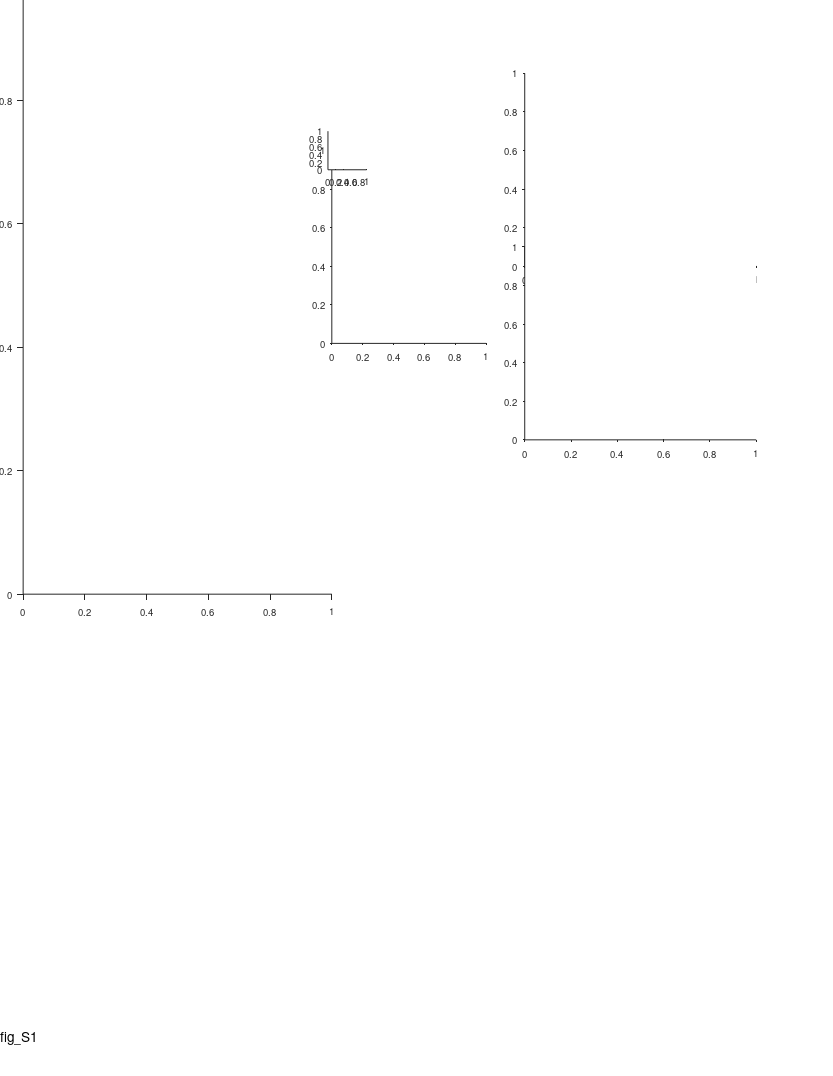

MATLAB code for this plot: (Note: this script raises an error after producing the figure.)
%% Large Scale - fig. supp - functional anatomy

%%
clear 
clc

%% define output files
res_dir = 'L:\paper_figures';
mkdir(res_dir)
fig_name_str = 'fig_S1';
fig_caption_str = 'Functional anatomy';
log_name_str = [fig_name_str '_log_file' '.txt'];
log_name_str = strrep(log_name_str , ':', '-');
log_name_str = strrep(log_name_str , ' ', '_');
log_name_out = fullfile(res_dir, log_name_str);

%% open log file
diary off
diary(log_name_out)
diary on
disp('Log file');
disp(['created: ', datestr(clock)]);
disp('======================================================');
disp([fig_name_str ':' fig_caption_str]);
disp('======================================================');
disp('');

%% create figure
% =========================================================================
% figure_size_cm = [21.0 29.7]; % ~A4
figure_size_cm = [21.6 27.9]; % ~US letter
figure ;
% Some WYSIWYG options:
set(gcf,'DefaultAxesFontSize',7);
set(gcf,'DefaultAxesFontName','helvetica');
set(gcf,'DefaultAxesUnits','centimeters');
set(gcf,'PaperType','usletter')
% set(gcf,'PaperType','<custom>');
set(gcf,'PaperUnits','centimeters','PaperPosition',[0 0 figure_size_cm]);
set(gcf,'PaperOrientation','portrait');
set(gcf,'Units','centimeters','Position',get(gcf,'paperPosition')+[0 0 0 0]); % position on screen...
set(gcf, 'Renderer', 'painters');
set(groot, 'defaultAxesTickDir', 'out');
set(groot,  'defaultAxesTickDirMode', 'manual');
annotation('textbox', [0.5 1 0 0], 'String',fig_name_str, 'HorizontalAlignment','center','Interpreter','none', 'FitBoxToText','on');
pause(0.2); % workaround to solve matlab automatically changing the axes positions...

% create panels
panel_CDE_size = [4.5 3];
panel_A(1) = axes('position', [ 0.6 12.5 8 16]);
panel_B(1) = axes('position', [ 8.6 19 4 5]);
panel_B(2) = axes('position', [13.6 21 6 5]);
panel_B(3) = axes('position', [13.6 16.5 6 5]);
% panel_C(1) = axes('position', [3 12   panel_CDE_size]);
% panel_C(2) = axes('position', [9 12   panel_CDE_size]);
% panel_D(1) = axes('position', [3  7.5 panel_CDE_size]);
% panel_D(2) = axes('position', [9  7.5 panel_CDE_size]);
% panel_E(1) = axes('position', [3  3   panel_CDE_size]);
% panel_E(2) = axes('position', [9  3   panel_CDE_size]);
panel_legend = axes('position', [8.5 23.5 1 1]);


%% prepare 3D data for panel A
load('L:\TTs_position\plot_3D_surf_CA1\atlas_coordinates_Tamir_Nov2019.mat')
load('L:\TTs_position\plot_3D_surf_CA1\CA1_3D_struct.mat')

X = CA1_3D_struct.x;
Y = CA1_3D_struct.y;
Z = CA1_3D_struct.z;

TT_x = [atlas_coordinates_Tamir(:).rel_AP_position]/1000; %mm
TT_y = [atlas_coordinates_Tamir(:).ML_position]/1000;
TT_z = -[atlas_coordinates_Tamir(:).DV_position]/1000;

TT_xyz = [TT_x' TT_y' TT_z'];
ALL_fitted_points = [X(:) Y(:) Z(:)];

TT_xyz_tensor = repmat(TT_xyz,1,1,length(ALL_fitted_points(:,1)));
TT_xyz_tensor = shiftdim(TT_xyz_tensor,1); %3xNxN_tt

fitted_tensor = repmat(ALL_fitted_points',1,1,length(TT_x)); %3xNxN_tt

%find closest point on fitted_tensor surface to each of the TTs positions:
norma_TT_to_curve_XY = shiftdim(sqrt(sum((fitted_tensor - TT_xyz_tensor).^2,1))); %NxN_tt
[~, ind] = min(norma_TT_to_curve_XY,[],1);
TT_z_new = ALL_fitted_points(ind,3)+0.050;%so the points will be above the surface

%% panel A - 3D plot of hippocampus CA1 region + TT tracks
axes(panel_A);
cla
hold on
text(0.15,0.955, 'A', 'Units','normalized','FontWeight','bold');

long_axis = linspace(100,0,size(X,1))';
s = surf(X,Y,Z, repmat(long_axis,1,size(X,2)));
% s = surf(X/1000,Y/1000,Z/1000); %DV colormap
set(gca, 'xtick',0:1:4,'ytick', 0:1:6, 'ztick',-10:1:-4);
s.FaceAlpha = 0.6;
s.EdgeColor = 'none';
light(gca,'position',[-0.5,-0.05,0.8],'style','infinite');
% s.FaceLighting = 'gouraud';
xlabel('AP (\mum)'); ylabel('ML (\mum)'); zlabel('DV (\mum)');
hold on;
axis equal
% TT tracks
% scatter3(TT_x, TT_y, TT_z_new, 10, 'k', 'filled');
plot3(repmat(TT_x,2,1), repmat(TT_y,2,1), [TT_z_new'; TT_z_new'+5], '-k', 'LineWidth',1);

grid on
grid off
axis off
view([-60 16])
ha = gca;
ha.XLim = [-0.5 4.5];
ha.YLim = [0.5 7.25];
ha.ZLim = [-11 -2];

% add x/y/z scale bar
scale_bar_center = [2,3,-7];
scale_bar_length = [-1 1];
APMLDV_pos_offset = scale_bar_length.*1.3;
line(scale_bar_center(1)+scale_bar_length,scale_bar_center(2)+[0 0],scale_bar_center(3)+[0 0],'Color','k','LineWidth',1.5);
line(scale_bar_center(1)+[0 0],scale_bar_center(2)+scale_bar_length,scale_bar_center(3)+[0 0],'Color','k','LineWidth',1.5);
line(scale_bar_center(1)+[0 0],scale_bar_center(2)+[0 0],scale_bar_center(3)+scale_bar_length,'Color','k','LineWidth',1.5);
text(scale_bar_center(1)+APMLDV_pos_offset+[0 0.2],scale_bar_center(2)+[0 0],scale_bar_center(3)+[0 0], {'A';'P'}, 'FontWeight','bold','FontSize',10,'HorizontalAlignment','center', 'VerticalAlignment','middle');
text(scale_bar_center(1)+[0 0],scale_bar_center(2)+APMLDV_pos_offset,scale_bar_center(3)+[0 0], {'M';'L'}, 'FontWeight','bold','FontSize',10,'HorizontalAlignment','center', 'VerticalAlignment','middle');
text(scale_bar_center(1)+[0 0],scale_bar_center(2)+[0 0],scale_bar_center(3)+APMLDV_pos_offset+[0.07 0], {'V';'D'}, 'FontWeight','bold','FontSize',10,'HorizontalAlignment','center', 'VerticalAlignment','middle');

text(1,1.5,-5,    {'Septal';'pole'}, 'FontSize',8,'HorizontalAlignment','left');
text(1,2.3,-10.3, {'Temporal';'pole'}, 'FontSize',8,'HorizontalAlignment','left');
text(1,4,-1.4,       {'Recording';'locations'}, 'FontSize',8,'HorizontalAlignment','left');

% add colorbar
POSf = ds2nfu(panel_A(1), [0 0 0 0]);
POSf([1 2]) = POSf([1 2]) + [0.05 0.1];
POSf([3 4]) = [0.01 0.10];
% colorbar_ax_pos = [panel_A(1).Position(1:2)+[panel_A(1).Position(3) 1] 0.7 3];
c=colorbar('location','EastOutside', 'position', POSf);
c.Ticks = [0,100];
c.TickLabels = {'100','0'};
c.Label.String = 'Longitudinal axis (%)';
c.Label.FontSize = 8;

colormap cool


%% load population data
% =========================================================================
prm = PARAMS_GetAll();
cells_t = DS_get_cells_summary();
bats = [79,148,9861,2289];
cells_t(~ismember(cells_t.bat, bats ),:) = [];
cells = cellfun(@(c)(cell_load_data(c,'details')), cells_t.cell_ID, 'UniformOutput',0);
cells = [cells{:}];
cells = [cells.details];
cells(~contains({cells.brain_area}, 'CA1')) = [];
cells(~ismember([cells.ClusterQuality], [2])) = [];
cells = cellfun(@(c)(cell_load_data(c,'details','meanFR')), {cells.cell_ID}, 'UniformOutput',0);
cells = [cells{:}];
cells_details = [cells.details];
cells_ID = {cells_details.cell_ID};
meanFR = [cells.meanFR];
cells_ID([meanFR.all]>prm.inclusion.interneuron_FR_thr)=[];
clear cells stats cells_details cells_t
cells = cellfun(@(c)(cell_load_data(c,'details','stats','meanFR','stats','inclusion','signif','fields','FR_map')), cells_ID, 'UniformOutput',0);
cells = [cells{:}];
whos cells

% load('L:\TTs_position\atlas_coordinates_Tamir_sep2019.mat');
% load('L:\TTs_position\Prox2dist_curve.mat');
load('L:\TTs_position\atlas_coordinates_Tamir_Nov2019.mat');
atlas_coordinates = struct2table(atlas_coordinates_Tamir);

%% get population stats
pop_stats = cat(1,cells.stats);
pop_stats_dir = cat(1,pop_stats.dir);
pop_signif = cat(1,cells.signif);
pop_signif_TF = arrayfun(@(x)(x.TF), pop_signif);
signif_both_dir_IX = all(pop_signif_TF,2);
signif_at_least_one_dir_IX = any(pop_signif_TF,2);
pop_details = cat(1,cells.details);
pop_bat_number = [pop_details.bat];
color_by_bat = 1;
if color_by_bat 
    pop_bat_color = arrayfun(@(x)(prm.graphics.colors.bats(x)),pop_bat_number,'UniformOutput',0);
else
    pop_bat_color = arrayfun(@(x)([0 0 0]),pop_bat_number,'UniformOutput',0);
end

%% panel B - plot TT positions (only with signif cells!)
axes(panel_B(1));
cla
hold on
text(-0.25,1.24, 'B', 'Units','normalized','FontWeight','bold');

axis ij
axis xy

cells_signif = pop_details(signif_at_least_one_dir_IX);
cells_signif_color = {pop_bat_color{signif_at_least_one_dir_IX}};
[C,IA,IC] = unique({cells_signif.TT_ID});
TT_pos_PD = cat(1,cells_signif(IA).TT_pos_proximodistal_prc);
TT_pos_Long = cat(1,cells_signif(IA).TT_pos_longitudinal_prc);
TT_pos_color = cat(1,cells_signif_color{IA});
scatter(TT_pos_PD*100, TT_pos_Long*100, 5, TT_pos_color);

xlim([0 100])
ylim([10 20]);
xlabel('Proximo-distal axis (%)');
ylabel('Longitudinal axis (%)');

%% draw lines from points to histology slides
slide_examples_TT = {
'bat_0148_TT1';
'bat_9861_TT3';
};
slide_examples_TT_pos = [];
for ii_TT = 1:length(slide_examples_TT)
    TT_IX = find(contains({atlas_coordinates_Tamir.name}, slide_examples_TT{ii_TT}));
    TT_pos_details = atlas_coordinates_Tamir(TT_IX);
    slide_examples_TT_pos(ii_TT,:) = [TT_pos_details.proximo_distal_TT_precentage TT_pos_details.longitudinal_TT_precentage];
end
slide_examples_TT_pos = slide_examples_TT_pos .* 100; % change to percentage

xa = slide_examples_TT_pos(:,1);
ya = slide_examples_TT_pos(:,2);
axes(panel_B(1));
[xaf,yaf] = ds2nfu(xa,ya);
xaf = xaf + 0.003;
yaf = yaf + [1; -1].*0.0015;
% annotation('line', xaf, yaf)
% plot(xa,ya)
annotation('line', [xaf(1) 0.64], [yaf(1) 0.90]);
annotation('line', [xaf(2) 0.64], [yaf(2) 0.74]);

%% legend panel
axes(panel_legend);
cla
hold on
prm = PARAMS_GetAll();
bats_colors = prm.graphics.colors.bats;
for ii_bat = 1:length(bats)
    bat_num = bats(ii_bat);
    c = bats_colors(bat_num);
    scatter(1,ii_bat,9,c);
    text(1+0.25, ii_bat, sprintf('Bat %d',bat_num), 'FontSize',7,'HorizontalAlignment','Left');
end
xlim([0 1]);
ylim([1 length(bats)]);
set(gca,'Visible','off');


%% histology slice example
axes(panel_B(2));
cla
hold on
histology_slice_example_file = 'L:\resources\Histology\processed\Tamir_bat148_Sec16a_X4_after_WB.tif';
image = imread(histology_slice_example_file);
imshow(image);
% add arrow to indicate the track/lesion
harr = annotation('arrow', [0 1],[0 1]);
hax = gca;
harr.Parent = hax;
harr.X = 870 + [0 6];
harr.Y = 350 + [9 0];
harr.LineStyle = 'none';
harr.HeadLength = 7;
harr.HeadWidth = 7;
harr.Color = [1 0 0];
xlim([324 1795]);
ylim([ 67 1116]);
hax.DataAspectRatio(:) = 1;
% add CA1 border lines
plot([1588 1484],[347 539], 'k-', 'LineWidth',0.7); % border correction by nachum
% plot([686 763],[480 550], 'k-', 'LineWidth',0.7);
plot([590 760],[525 570], 'k-', 'LineWidth',0.7); % border correction by nachum
text(1000,222,'CA1','FontSize',8,'FontWeight','bold')
% add scale bar
scale_bar_mm = 1;
pixel2mm = 2.325e-3;
scale_bar_pixels = scale_bar_mm / pixel2mm ;
xa = hax.XLim(1) + [0 scale_bar_pixels];
ya = hax.YLim([1 1]);
[xaf,yaf] = ds2nfu(xa,ya);
% yaf = yaf + 0.016;
hl=annotation('line',xaf,yaf);
hl.LineWidth = 2;
hl.Color = 'k';
% h=annotation('textbox',[xaf(2)+0.001 yaf(1) 0 0], 'String',sprintf('%dmm',scale_bar_mm), 'FitBoxToText','on', 'LineStyle','none');
text(550, 1193, sprintf('%dmm',scale_bar_mm), 'HorizontalAlignment','center', 'VerticalAlignment','middle','FontSize',8);

axes(panel_B(3));
cla
hold on
histology_slice_example_file = 'L:\resources\Histology\processed\Tamir_bat9861_Sec15a_X4_after_WB.tif';
image = imread(histology_slice_example_file);
imshow(image);
% add arrow to indicate the track/lesion
harr = annotation('arrow', [0 1],[0 1]);
hax = gca;
harr.Parent = hax;
harr.X = 920 + [0 11];
harr.Y = 260 + [9 0];
harr.LineStyle = 'none';
harr.HeadLength = 7;
harr.HeadWidth = 7;
harr.Color = [1 0 0];
xlim([80 1934])
ylim([30 1188])
hax.DataAspectRatio(:) = 1;
% add CA1 border lines
% plot([1640 1543],[234 430], 'k-', 'LineWidth',0.7);
plot([1635 1505],[192 437], 'k-', 'LineWidth',0.7); % border correction by nachum
% plot([476 557],[457 580], 'k-', 'LineWidth',0.7);
% plot([370 525],[535 592], 'k-', 'LineWidth',0.7); % border correction by nachum
plot([336 550],[524 602], 'k-', 'LineWidth',0.7); % border correction by nachum - another correction
text(1000,130,'CA1','FontSize',8,'FontWeight','bold')
% add scale bar
scale_bar_mm = 1;
pixel2mm = 2.325e-3;
scale_bar_pixels = scale_bar_mm / pixel2mm ;
xa = hax.XLim(1) + [0 scale_bar_pixels];
ya = hax.YLim([1 1]);
[xaf,yaf] = ds2nfu(xa,ya);
% yaf = yaf + 0.025;
hl=annotation('line',xaf,yaf);
hl.LineWidth = 2;
hl.Color = 'k';
% annotation('textbox',[xaf(2)+0.001 yaf(1) 0.1 0.1], 'String',sprintf('%dmm',scale_bar_mm), 'FitBoxToText','on', 'LineStyle','none');
text(300, 1270, sprintf('%dmm',scale_bar_mm), 'HorizontalAlignment','center', 'VerticalAlignment','middle','FontSize',8);

%%
if 0
    
%% panels BCD labels
TT_pos_labels = {'Proximo-distal (%)';'Longitudinal (%)'};
TT_pos_limits = [0 100; 10 20];
scatter_jitter_std = [1 0.10];

%% panel C - plot L/S ratio vs. TT positions (proximo-distal or Longitudinal)
for ii_pos_TT_opt = 1:2
    axes(panel_C(ii_pos_TT_opt));
    cla
    hold on

    cells_signif = pop_details(signif_at_least_one_dir_IX);
    cells_signif_color = {pop_bat_color{signif_at_least_one_dir_IX}};
    stats_signif = [pop_stats(signif_at_least_one_dir_IX).all];
    x = cat(1,cells_signif.TT_pos_prc) .* 100;
    y = [stats_signif.field_ratio_LS];
    TT_pos_color = cat(1,cells_signif_color{:});
    rng(0);
    h=scatter(x(:,ii_pos_TT_opt)+scatter_jitter_std(ii_pos_TT_opt)*randn(size(x,1),1), y, 5, TT_pos_color);
    % h.Marker = 'x';
    % h.SizeData = 20;
    
    [r,pval_r]     = corr(x(:,ii_pos_TT_opt),y','rows','pairwise','type','Pearson');
    [rho,pval_rho] = corr(x(:,ii_pos_TT_opt),y','rows','pairwise','type','Spearman');
    text(0.05,0.95, {sprintf('r = %.2f',r);sprintf('P = %.2f',pval_r)}, ...
        'Units','normalized','HorizontalAlignment','left','VerticalAlignment','top','FontSize',7);
%     text(1,0.8, {sprintf('%s=%.2f','\rho',rho);sprintf('P=%.2f',pval_rho)}, ...
%         'Units','normalized','HorizontalAlignment','right','VerticalAlignment','top','FontSize',7);
    
    xlim(TT_pos_limits(ii_pos_TT_opt,:))
    ylim([0 15]);
    xlabel(TT_pos_labels{ii_pos_TT_opt});
    ylabel({'Field size ratio';'largest/smallest'},'Units','normalized','Position',[-0.1 0.5]);
end
axes(panel_C(1));
text(-0.25,1.1, 'C', 'Units','normalized','FontWeight','bold');

%% panel D - plot mean Field size vs. TT positions (proximo-distal or Longitudinal)
for ii_pos_TT_opt = 1:2
    axes(panel_D(ii_pos_TT_opt));
    cla
    hold on

    cells_signif = pop_details(signif_at_least_one_dir_IX);
    cells_signif_color = {pop_bat_color{signif_at_least_one_dir_IX}};
    stats_signif = [pop_stats(signif_at_least_one_dir_IX).all];
    x = cat(1,cells_signif.TT_pos_prc) .* 100;
    y = [stats_signif.field_size_mean];
    TT_pos_color = cat(1,cells_signif_color{:});
    rng(0);
    h=scatter(x(:,ii_pos_TT_opt)+scatter_jitter_std(ii_pos_TT_opt)*randn(size(x,1),1), y, 5, TT_pos_color);
    % h.Marker = 'x';
    % h.SizeData = 20;

    [r,pval_r]     = corr(x(:,ii_pos_TT_opt),y','rows','pairwise','type','Pearson');
    [rho,pval_rho] = corr(x(:,ii_pos_TT_opt),y','rows','pairwise','type','Spearman');
    text(0.05,1, {sprintf('r = %.2f',r);sprintf('P = %.2f',pval_r)}, ...
        'Units','normalized','HorizontalAlignment','left','VerticalAlignment','top','FontSize',7);
%     text(1,0.8, {sprintf('%s=%.2f','\rho',rho);sprintf('P=%.2f',pval_rho)}, ...
%         'Units','normalized','HorizontalAlignment','right','VerticalAlignment','top','FontSize',7);
    
    xlim(TT_pos_limits(ii_pos_TT_opt,:))
    ylim([0 20]);
    xlabel(TT_pos_labels{ii_pos_TT_opt});
    ylabel('Average field size (m)','Units','normalized','Position',[-0.1 0.5]);
end
axes(panel_D(1));
text(-0.25,1.1, 'D', 'Units','normalized','FontWeight','bold');


%% panel E - plot number of fields vs. TT positions (proximo-distal or Longitudinal)
for ii_pos_TT_opt = 1:2
    axes(panel_E(ii_pos_TT_opt));
    cla
    hold on

    cells_signif = pop_details(signif_at_least_one_dir_IX);
    cells_signif_color = {pop_bat_color{signif_at_least_one_dir_IX}};
    stats_signif = [pop_stats(signif_at_least_one_dir_IX).all];
    x = cat(1,cells_signif.TT_pos_prc) .* 100;
    y = [stats_signif.field_num];
    TT_pos_color = cat(1,cells_signif_color{:});
    rng(0);
    h=scatter(x(:,ii_pos_TT_opt)+scatter_jitter_std(ii_pos_TT_opt)*randn(size(x,1),1), y, 5, TT_pos_color);
    % h.Marker = 'x';
    % h.SizeData = 20;

    [r,pval_r]     = corr(x(:,ii_pos_TT_opt),y','rows','pairwise','type','Pearson');
    [rho,pval_rho] = corr(x(:,ii_pos_TT_opt),y','rows','pairwise','type','Spearman');
    text(0.05,1, {sprintf('r = %.2f',r);sprintf('P = %.2f',pval_r)}, ...
        'Units','normalized','HorizontalAlignment','left','VerticalAlignment','top','FontSize',7);
%     text(1,0.8, {sprintf('%s=%.2f','\rho',rho);sprintf('P=%.2f',pval_rho)}, ...
%         'Units','normalized','HorizontalAlignment','right','VerticalAlignment','top','FontSize',7);
    
    xlim(TT_pos_limits(ii_pos_TT_opt,:))
    ylim([0 40]);
    xlabel(TT_pos_labels{ii_pos_TT_opt});
    ylabel('No. of fields','Units','normalized','Position',[-0.1 0.5]);
end
axes(panel_E(1));
text(-0.25,1.1, 'E', 'Units','normalized','FontWeight','bold');

end
%%






%%


%% print/save the figure
fig_name_out = fullfile(res_dir, fig_name_str);
print(gcf, fig_name_out, '-dpdf', '-cmyk', '-painters');
% print(gcf, fig_name_out, '-dtiff', '-cmyk', '-painters');
% saveas(gcf , fig_name_out, 'fig');
disp('figure was successfully saved to pdf/tiff/fig formats');
